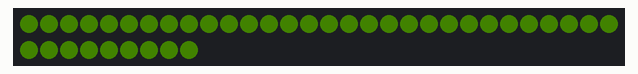
The sketch below on a simulated Arduino Uno, built with avr-gcc and run on an emulated ATmega328P. Shown: 39 RGB LEDs in strip order, left to right, continuing on the next row. Dim RGB values are drawn brighter than linear; random numbers use the default seed unless the sketch sets one.

Above: at 6.1 s.
At 6.6 s:
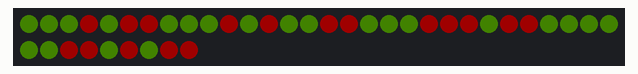
At 12.1 s:
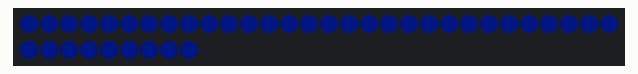
At 18.6 s:
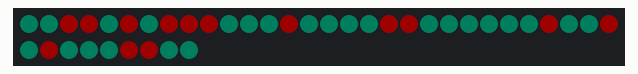
At 28.7 s:
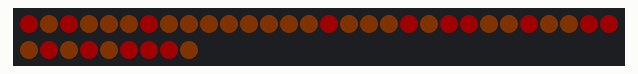
At 37.7 s:
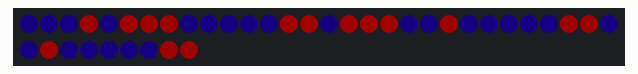

Measured:
- what the display in image 0 shows lasts 0.5 s, from 6.0 s to 6.5 s
- what the display in image 1 shows lasts 2.5 s, from 6.5 s to 9.0 s

The sketch:

every_n_timer_variable.ino
```cpp
// EVERY_N trigger timer and variable timer example
//
// Using EVERY_N with a timer check to always run "Event B" at
// a specific time after "Event A".
//
// Also, an example of using EVERY_N with a random variable time.
//
// Marc Miller,  May 2016
//---------------------------------------------------------------

#include "FastLED.h"
#define LED_TYPE APA102
#define DATA_PIN 11
#define CLOCK_PIN 13
#define NUM_LEDS 39
#define COLOR_ORDER BGR
#define BRIGHTNESS 32
CRGB leds[NUM_LEDS];

uint16_t timerA = 3000;  // How often to run Event A [milliseconds]
uint16_t timerB = 500;  // How long after A to run Event B [milliseconds]
boolean counterTriggered = 0;  // Event triggered? [1=true, 0=false]


//---------------------------------------------------------------
void setup() {
  Serial.begin(115200);  // Allows serial output (check baud rate)
  delay(3000);  // 3 second startup delay
  FastLED.addLeds<LED_TYPE, DATA_PIN, CLOCK_PIN, COLOR_ORDER>(leds, NUM_LEDS);
  FastLED.setBrightness(BRIGHTNESS);
}

//---------------------------------------------------------------
void loop() {

  // Setting the amount of time for "triggerTimer".
  // You can name "triggerTimer" whatever you want.
  static CEveryNMilliseconds triggerTimer(timerB);

  EVERY_N_MILLISECONDS(timerA){
    // do Event A stuff
    fill_solid(leds, NUM_LEDS, CHSV(random8(),255,128));
    counterTriggered = 1;  // Set to True
    triggerTimer.reset();  // Start trigger timer
  }

  if (counterTriggered == 1) {  // Will only be True if Event A has started
    if (triggerTimer) {  // Check if triggerTimer time reached
      // do Event B stuff
      for (uint8_t i=0; i<NUM_LEDS/2; i++){
        leds[random8(NUM_LEDS)] = CRGB::Red;
      }
      counterTriggered = 0;  // Set back to False
    }
  }


  EVERY_N_SECONDS_I( timingObj, 20) {
    // This initally defaults to 20 seconds, but then will change the run
    // period to a new random number of seconds from 10 and 30 seconds.
    // You can name "timingObj" whatever you want.
    timingObj.setPeriod( random8(10,31) );
    FastLED.clear();
    for (uint16_t i=0; i<NUM_LEDS*3; i++){
      leds[random8(NUM_LEDS)] = CRGB::Black;
      leds[random8(NUM_LEDS)] = CHSV(random8(), random8(140,255), random8(50,255));
      FastLED.show();
      delay(random8(20,80));
    }
    delay(500);
  }


  FastLED.show();

}//end main loop
```
